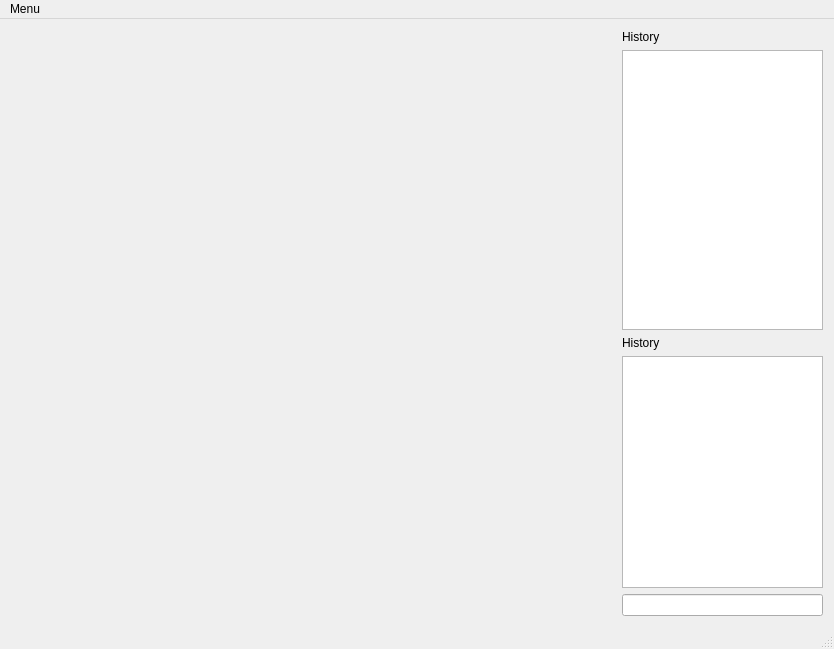
<?xml version="1.0" encoding="UTF-8"?>
<ui version="4.0">
 <class>MainWindow</class>
 <widget class="QMainWindow" name="MainWindow">
  <property name="geometry">
   <rect>
    <x>0</x>
    <y>0</y>
    <width>834</width>
    <height>649</height>
   </rect>
  </property>
  <property name="windowTitle">
   <string>QSha</string>
  </property>
  <widget class="QWidget" name="centralWidget">
   <layout class="QGridLayout" name="gridLayout_2">
    <item row="0" column="0">
     <layout class="QHBoxLayout" name="horizontalLayout_2" stretch="3,1">
      <item>
       <widget class="QWidget" name="widget" native="true"/>
      </item>
      <item>
       <layout class="QHBoxLayout" name="horizontalLayout" stretch="1">
        <item>
         <layout class="QVBoxLayout" name="verticalLayout_3">
          <item>
           <widget class="QLabel" name="label_2">
            <property name="text">
             <string>History</string>
            </property>
           </widget>
          </item>
          <item>
           <layout class="QVBoxLayout" name="verticalLayout_2">
            <item>
             <widget class="QTextBrowser" name="shaBrowser"/>
            </item>
           </layout>
          </item>
          <item>
           <layout class="QVBoxLayout" name="verticalLayout">
            <item>
             <widget class="QLabel" name="label">
              <property name="text">
               <string>History</string>
              </property>
             </widget>
            </item>
            <item>
             <widget class="QTextBrowser" name="talkBrowser"/>
            </item>
            <item>
             <widget class="QLineEdit" name="talkEidt">
              <property name="text">
               <string/>
              </property>
             </widget>
            </item>
           </layout>
          </item>
         </layout>
        </item>
       </layout>
      </item>
     </layout>
    </item>
   </layout>
  </widget>
  <widget class="QMenuBar" name="menuBar">
   <property name="geometry">
    <rect>
     <x>0</x>
     <y>0</y>
     <width>834</width>
     <height>19</height>
    </rect>
   </property>
   <widget class="QMenu" name="menuMenu">
    <property name="title">
     <string>Menu</string>
    </property>
    <addaction name="actionServer"/>
    <addaction name="actionStart"/>
    <addaction name="separator"/>
    <addaction name="actionClient"/>
    <addaction name="separator"/>
    <addaction name="actionQuit"/>
   </widget>
   <addaction name="menuMenu"/>
  </widget>
  <widget class="QStatusBar" name="statusBar"/>
  <action name="actionServer">
   <property name="text">
    <string>Server</string>
   </property>
  </action>
  <action name="actionClient">
   <property name="text">
    <string>Client</string>
   </property>
  </action>
  <action name="actionQuit">
   <property name="text">
    <string>Quit</string>
   </property>
  </action>
  <action name="actionStart">
   <property name="text">
    <string>Start</string>
   </property>
  </action>
 </widget>
 <layoutdefault spacing="6" margin="11"/>
 <resources/>
 <connections/>
</ui>
